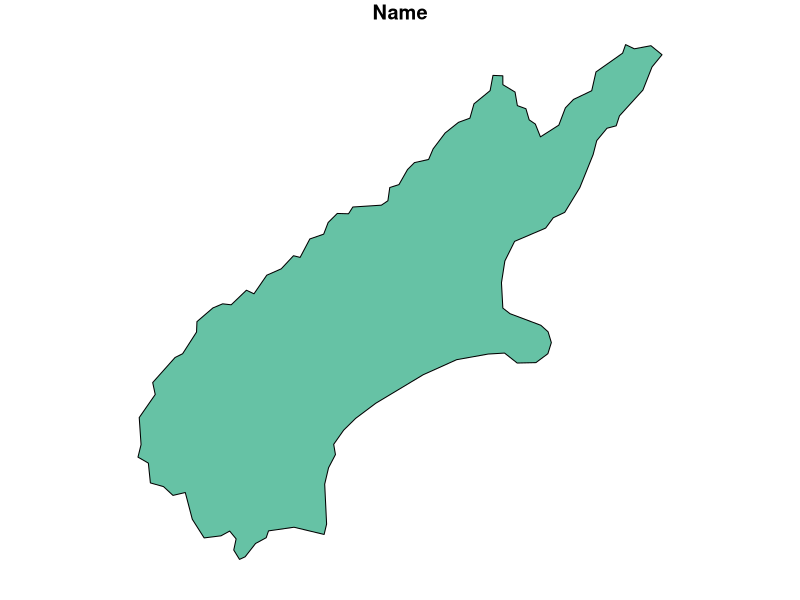
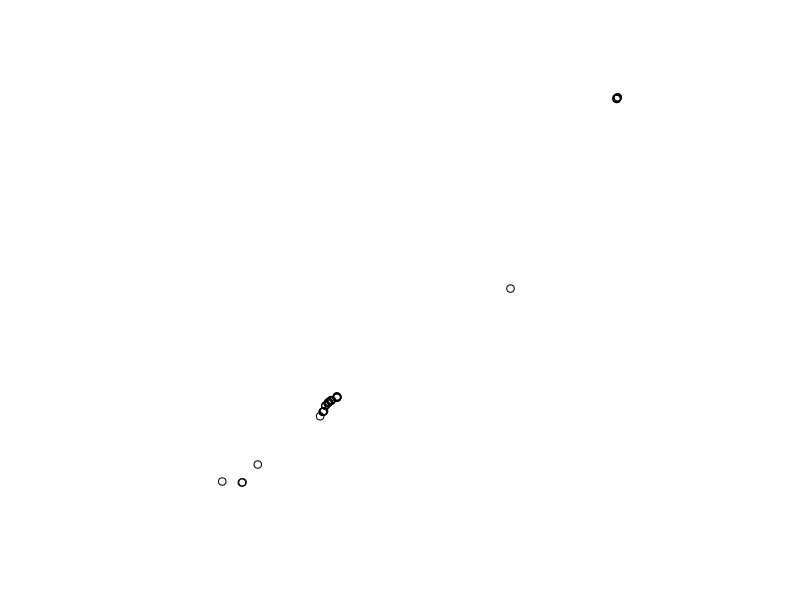
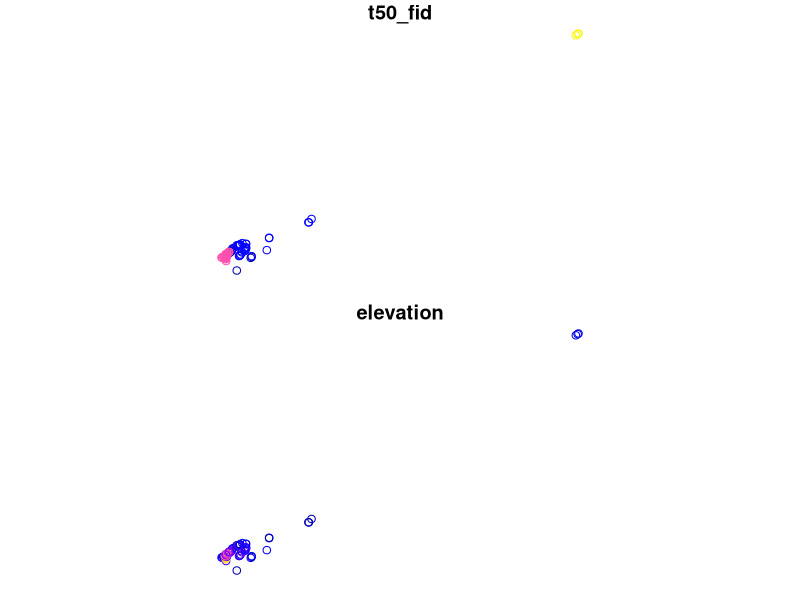
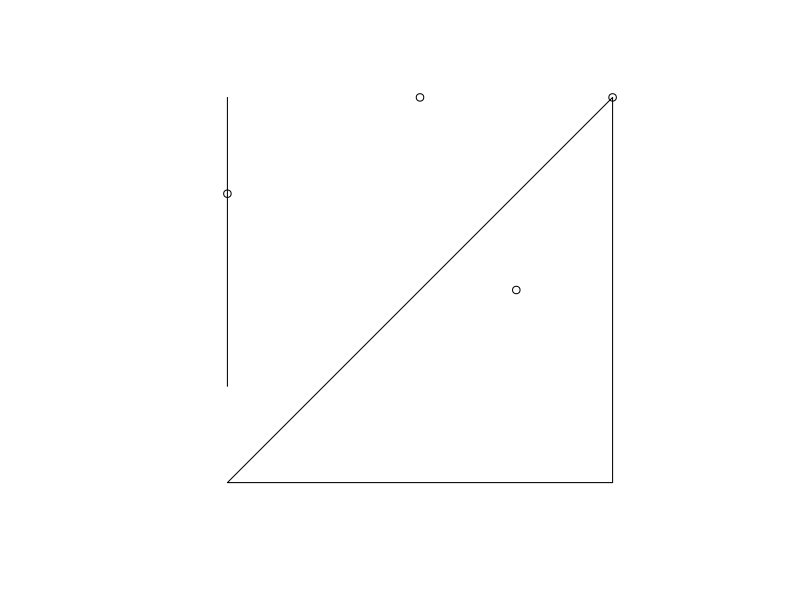
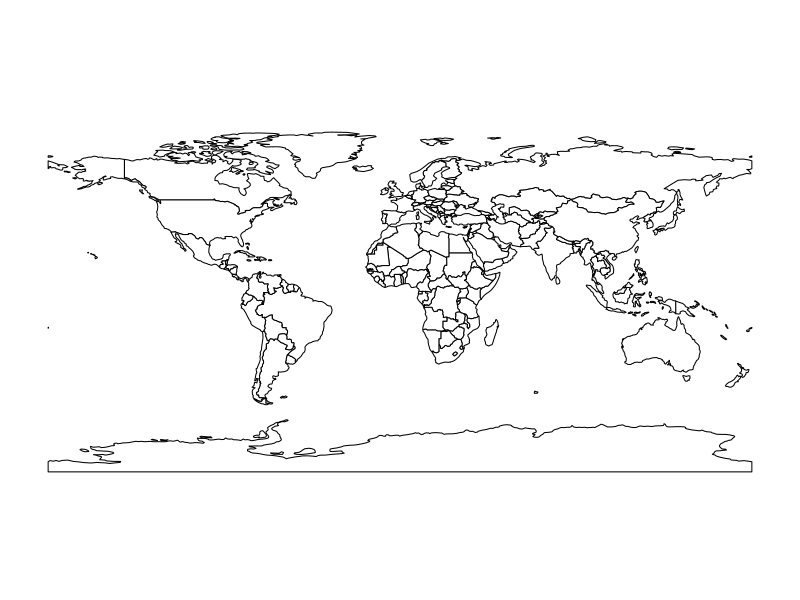
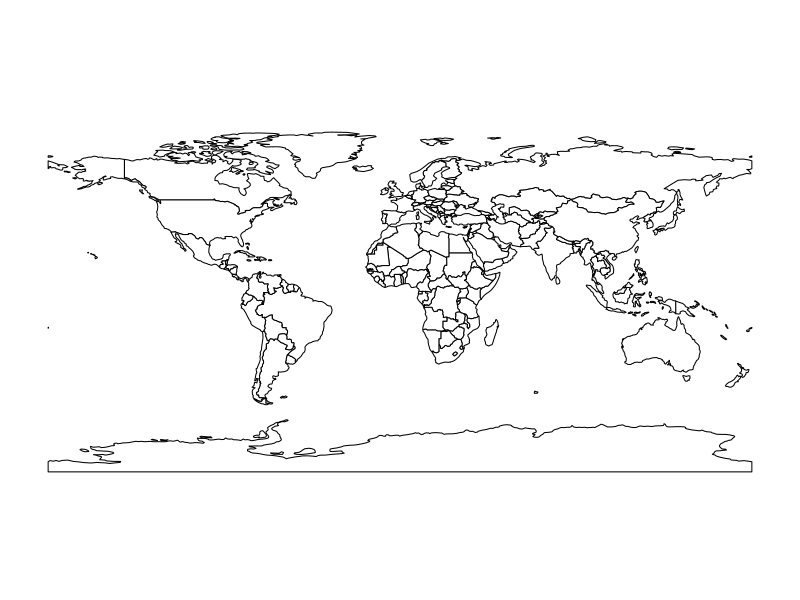
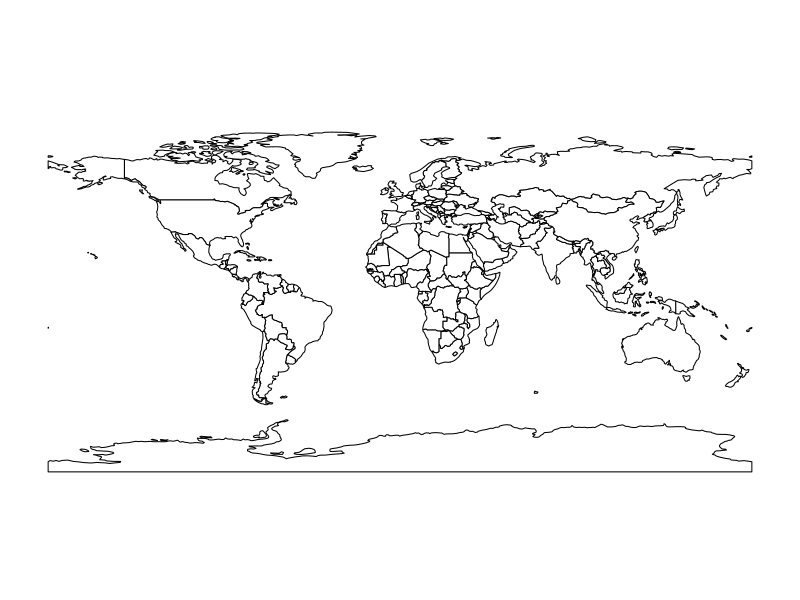
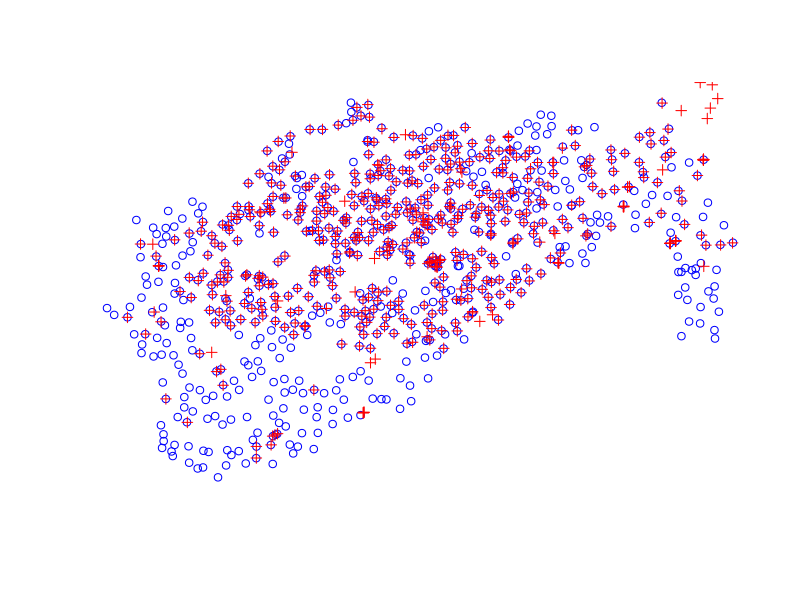

Recreate these plots in R, in order.
library(tidyverse)
library(sf)
library(raster)
library(spData)
data("nz")
data("nz_height")

canterbury <- nz %>% filter(Name == "Canterbury")
canterbury_height <- nz_height[canterbury, ]

plot(canterbury[1])
plot(canterbury_height[0], add=TRUE)
st_crs(canterbury)[1]

# Supplement the op argument with the desired operation
# st_intersects, st_disjoint, st_contains, st_covers, st_crosses, st_equals
# st_is_within_distance, st_overlaps, st_touches, st_within
nz_height[canterbury, op=st_disjoint][0] %>% 
  plot()

# another way to filter
canterbury_height2 = nz_height %>%
  filter(st_intersects(x = ., y = canterbury, sparse = FALSE))
plot(canterbury_height2)


# Topological Relations ---------------------------------------------------

a_poly <- rbind(c(-1, -1), c(1, -1), c(1, 1), c(-1, -1)) %>% 
  list() %>% 
  st_polygon() %>% 
  st_sfc()

l_line <- matrix(c(-1, -1, -0.5, 1), ncol = 2) %>% 
  st_linestring() %>% 
  st_sfc()

p_multi <- matrix(c(0.5, 1, -1, 0, 0, 1, 0.5, 1), ncol = 2) %>% 
  st_multipoint() %>% 
  st_sfc() %>% 
  st_cast("POINT")

plot(a_poly)
plot(l_line, add=TRUE)
plot(p_multi, add=TRUE)

st_intersects(p_multi, a_poly, sparse = FALSE)
st_disjoint(p_multi, a_poly, sparse = FALSE)
st_within(p_multi, a_poly, sparse = FALSE)
st_touches(p_multi, a_poly, sparse = FALSE)
st_is_within_distance(p_multi, a_poly, sparse = FALSE, dist = 0.9)

# Spatial Joining ---------------------------------------------------------
# Ten random points spread across earth. Which points are on land, and
# which countries are they in?
set.seed(2018)

(bb_world <- st_bbox(world))

random_points <- tibble(
  x = runif(n = 10, min = bb_world[1], max = bb_world[3]),
  y = runif(n = 10, min = bb_world[2], max = bb_world[4])
) %>% 
  st_as_sf(coords = c("x", "y")) %>% # set coordinates
  st_set_crs(4326) # set geographic CRS 

plot(world[1], col="white", main=NULL)
plot(random_points, add=TRUE, col="red", pch=19)

plot(world[1], col="white", main=NULL)
plot(world[random_points, ][2], add=TRUE)

random_joined = st_join(random_points, world["name_long"])
plot(world[1], col="white", main=NULL)
plot(random_joined, add=TRUE, pch=19)


# Non-overlapping joins ---------------------------------------------------

plot(st_geometry(cycle_hire), col = "blue")
plot(st_geometry(cycle_hire_osm), add = TRUE, pch = 3, col = "red")

st_touches(cycle_hire, cycle_hire_osm, sparse = FALSE) %>% 
  any()

cycle_hire_P <- st_transform(cycle_hire, 27700)
cycle_hire_osm_P <- st_transform(cycle_hire_osm, 27700)
sel <- st_is_within_distance(cycle_hire_P, cycle_hire_osm_P, dist = 20)
summary(lengths(sel) > 0)

z <- st_join(cycle_hire_P, cycle_hire_osm_P, join = st_is_within_distance, dist = 20) %>% 
  # We need to group by and average becuase sometimes
  # there will be more than one match; in which case more
  # than one record is returned
  group_by(id) %>% 
  summarise(capacity = mean(capacity))

plot(cycle_hire_osm["capacity"])
plot(z["capacity"])


# Spatial Data Aggregation ------------------------------------------------

nz_avgheight <- nz %>% 
  st_join(nz_height) %>% 
  group_by(Name) %>% 
  summarise(elevation = mean(elevation))

plot(nz_avgheight["elevation"])


agg_aw <- st_interpolate_aw(
  incongruent["value"]
  , aggregating_zones
  , extensive = TRUE
)
plot(incongruent)
plot(agg_aw)

# Distance Relations ------------------------------------------------------

nz_highest <- nz_height %>% 
  top_n(1, wt=elevation)

canterbury_centroid <- st_centroid(canterbury)
st_distance(nz_highest, canterbury_centroid)

co <- filter(nz, grepl("Canter|Otag", Name))
st_distance(nz_height[1:3, ], co)

plot(st_geometry(co))
plot(st_geometry(nz_height)[2:3], add = TRUE)


# Spatial Operations on Raster Data ---------------------------------------
